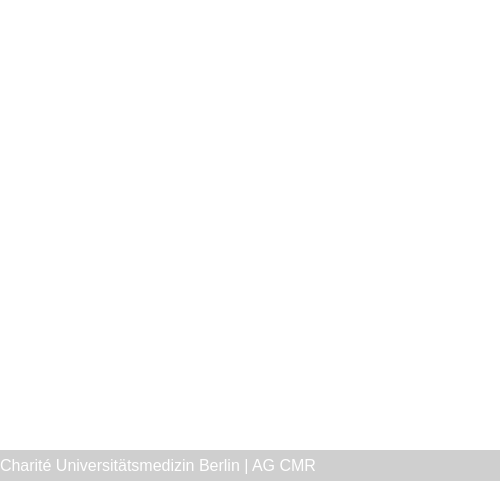
<?xml version="1.0" encoding="UTF-8"?>
<ui version="4.0">
 <class>Dialog</class>
 <widget class="QDialog" name="Dialog">
  <property name="geometry">
   <rect>
    <x>0</x>
    <y>0</y>
    <width>500</width>
    <height>500</height>
   </rect>
  </property>
  <property name="windowTitle">
   <string>MARISSA - Plot Data</string>
  </property>
  <property name="styleSheet">
   <string notr="true">background-color: rgb(255, 255, 255);</string>
  </property>
  <widget class="QLabel" name="label_6">
   <property name="geometry">
    <rect>
     <x>0</x>
     <y>450</y>
     <width>501</width>
     <height>31</height>
    </rect>
   </property>
   <property name="font">
    <font>
     <family>Arial</family>
     <pointsize>12</pointsize>
     <weight>9</weight>
     <italic>false</italic>
     <bold>false</bold>
    </font>
   </property>
   <property name="styleSheet">
    <string notr="true">color: rgb(255, 255, 255);
background-color: rgb(207, 207, 207);
font: 75 12pt &quot;Arial&quot;;</string>
   </property>
   <property name="text">
    <string>Charité Universitätsmedizin Berlin | AG CMR</string>
   </property>
   <property name="alignment">
    <set>Qt::AlignLeading|Qt::AlignLeft|Qt::AlignVCenter</set>
   </property>
   <property name="wordWrap">
    <bool>true</bool>
   </property>
  </widget>
  <widget class="QWidget" name="gridLayoutWidget">
   <property name="geometry">
    <rect>
     <x>10</x>
     <y>10</y>
     <width>481</width>
     <height>421</height>
    </rect>
   </property>
   <layout class="QGridLayout" name="gridLayout">
    <item row="0" column="0">
     <widget class="QLabel" name="mpl_plot">
      <property name="styleSheet">
       <string notr="true">background-color: rgb(255, 255, 255);</string>
      </property>
      <property name="text">
       <string/>
      </property>
      <property name="textFormat">
       <enum>Qt::AutoText</enum>
      </property>
      <property name="alignment">
       <set>Qt::AlignLeading|Qt::AlignLeft|Qt::AlignTop</set>
      </property>
      <property name="wordWrap">
       <bool>true</bool>
      </property>
      <property name="openExternalLinks">
       <bool>true</bool>
      </property>
     </widget>
    </item>
   </layout>
  </widget>
 </widget>
 <resources/>
 <connections/>
</ui>
